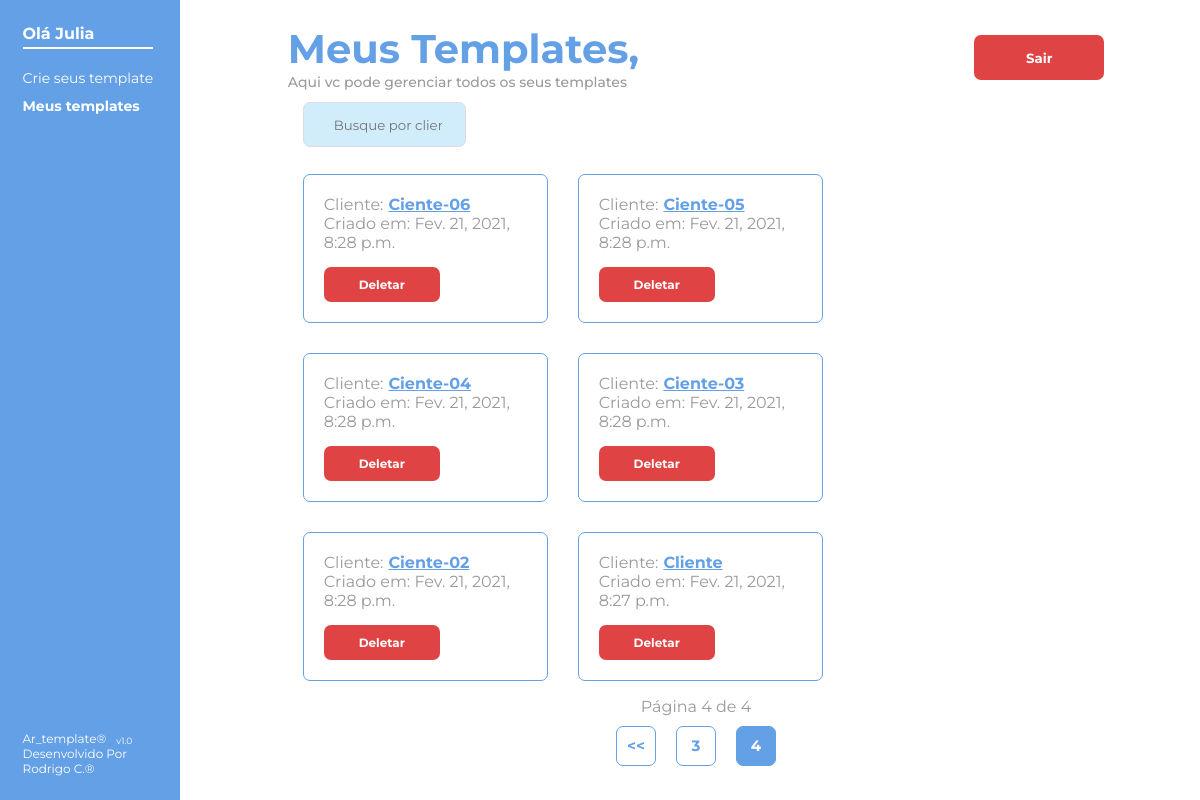
/meus_templates/?page=4 (signed in), run on the app's committed database.
### criador_de_template/models.py (models this page shows, shortened)
class Usuario(AbstractUser):
    UF_CHOICES = (
        ('AC', 'Acre'),
        ('AL', 'Alagoas'),
        ('AP', 'Amapá'),
        ('BA', 'Bahia'),
        ('CE', 'Ceará'),
        ('DF', 'Distrito Federal'),
        ('ES', 'Espírito Santo'),
        ('GO', 'Goiás'),
        ('MA', 'Maranão'),
        ('MG', 'Minas Gerais'),
        ('MS', 'Mato Grosso do Sul'),
        ('MT', 'Mato Grosso'),
        ('PA', 'Pará'),
        ('PB', 'Paraíba'),
        ('PE', 'Pernanbuco'),
        ('PI', 'Piauí'),
        ('PR', 'Paraná'),
        ('RJ', 'Rio de Janeiro'),
        ('RN', 'Rio Grande do Norte'),
        ('RO', 'Rondônia'),
        ('RR', 'Roraima'),
        ('RS', 'Rio Grande do Sul'),
        ('SC', 'Santa Catarina'),
        ('SE', 'Sergipe'),
        ('SP', 'São Paulo'),
        ('TO', 'Tocantins')
    )
    celular = models.CharField(max_length=11)
    estado = models.CharField(max_length=20, choices=UF_CHOICES)

class Cliente(models.Model):
    usuario = models.ForeignKey(AUTH_USER_MODEL, on_delete=models.CASCADE)
    cliente = models.CharField(max_length=50, null=False, primary_key=True, blank=False)
    criacao = models.DateTimeField(auto_now=True)

### administracao_clientes/views.py (the view)
@login_required
def meus_templates(request):
    termo_buscado = request.GET.get('pesquisa', None)
    if termo_buscado:
        usuario = Usuario.objects.get(username=request.user)
        lista_de_clientes = usuario.cliente_set.filter(cliente__icontains=termo_buscado).order_by('-criacao')
        paginador = Paginator(lista_de_clientes, 6)
        pagina = request.GET.get('page')
        clientes = paginador.get_page(pagina)
    else:
        usuario = Usuario.objects.get(username=request.user)
        lista_de_clientes = usuario.cliente_set.all().order_by('-criacao')
        paginador = Paginator(lista_de_clientes, 6)
        pagina = request.GET.get('page')
        clientes = paginador.get_page(pagina)
    return render(request, 'meus_templates.html', {'clientes': clientes, 'pesquisa': termo_buscado})

### administracao_clientes/templates/meus_templates.html (shortened to what this page needs)
{% extends 'base.html' %}
{% load static %}
{% load icon %}
{% block content %} <link rel="stylesheet" href="{% static 'estilo/criar_template.css' %}"> {% endblock %}
{% block main %}
<main>
    <div class="container-esquerdo">
        <div class="container-menor-esquerdo">
            <div>
                <h3>Olá {{ user.username.capitalize }}</h3>
                <nav>
                    <ul>
                        <li>
                            <a href="{% url 'cria-template' %}">Crie seus template</a>
                        </li>
                        <li id="nesta-pagina">
                            Meus templates
                        </li>
                    </ul>
                </nav>
            </div>
            <div class="desenvolvido">
                <span>Ar_template® <p> v1.0</p></span>
                <span>Desenvolvido Por Rodrigo C.®</span>
            </div>
        </div>
    </div>
    <div class="container-direito">
        <div class="container-menor-direito">
            <div class="login-cadastro-nome">
                <h2>
                    Meus Templates,
                    <p>Aqui vc pode gerenciar todos os seus templates</p>
                </h2>
                <form  method="post" action="{% url 'sair' %}">
                    <button type="submit" class="btn-red">
                        Sair
                    </button>
                </form>
            </div>
            <form method="GET" class="pesquisa">
                <input id="campodepesquisa" type="search" name="pesquisa" placeholder="Busque por clientes" {% if pesquisa %} value=" {{ pesquisa }} "{% endif %}>
            </form>
            <div class="clientes">
                {% for cliente in clientes %}
                <div class="clientes-itens">
                    <p>Cliente: <b><a href="{% url 'meucliente' cliente.cliente %}"> {{ cliente.cliente }} </a></b> </p>
                    <p>Criado em: {{ cliente.criacao }}</p>
                    <div class="delete">
                        <a href="{% url 'deletar' cliente.cliente %}" class="btn-red"> Deletar</a>
                    </div>
                </div>
                {% endfor %}
            </div>
            <div class="paginador">
                <div>
                    Página {{ clientes.number }} de {{ clientes.paginator.num_pages }}
                </div>
                <div>
                    {% if clientes.has_previous  %}
                    <span>
                        <a href="?page=1"> <<</a>
                    </span>
                    <span>
                        <a href="?page={{ clientes.previous_page_number }}" >{{ clientes.previous_page_number }}</a>
                    </span>
                    {% endif %}
                    <span class="nesta-pagina">
                        {{ clientes.number }}
                    </span>
                </div>
            </div>
        </div>
    </div>
</main>
{% endblock %}

### static/estilo/style_base.css (style rules this page uses)
* { font-family: 'Montserrat' ,'Roboto', sans-serif; color: #9A9A9A; margin: 0px; padding: 0px; box-sizing: border-box; }
body { background-color: #F4F4F4; width: 100%; height: 100vh; display: flex; justify-content: center; align-items: center; }
main { width: 100%; max-width: 100vw; height: 100vh; display: flex; justify-content: space-between; box-shadow: 5px 7px 12px 1px rgba(0, 0, 0, 0.25); background-color: white; align-self: center; flex-wrap: wrap; }
.container-menor-esquerdo, .container-menor-direito { height: 94vh; width: 75%; display: flex; flex-direction: column; justify-content: space-between; align-items: flex-start; }
span { width: 100%; display: flex; align-items: flex-end; justify-content: flex-start; font-size: 18px; }
span p { font-size: 14px; margin-left: 10px; }

### static/estilo/criar_template.css (style rules this page uses)
.container-esquerdo { width: 50%; display: flex; flex-direction: column; align-items: center; justify-content: center; }
.container-esquerdo { background-color: #64A0E6; width: 15vw; }
h3 { font-size: 100%; color: white; border-bottom: 2px solid white; padding-bottom: 4px; margin-bottom: 20px; }
.container-menor-esquerdo { width: 75%; display: flex; flex-direction: column; justify-content: space-between; align-items: flex-start; transition: 2s ease-in-out; }
span { font-size: 12px; color: white; }
span p { font-size: 9px; margin-left: 10px; color: white; }
nav { font-size: 14px; color: white; }
#nesta-pagina { font-size: 14px; color: white; font-weight: 700; }
nav ul { list-style: none; }
nav ul li { display: flex; align-items: center; margin-bottom: 10px; }
ul a { text-decoration: none; color: white; }
.container-direito { width: 84%; display: flex; flex-direction: column; align-items: center; justify-content: center; }
.container-menor-direito { display: flex; width: 81%; flex-direction: column; justify-content: space-between; align-items: center; }
.login-cadastro-nome { width: 100%; display: flex; justify-content: space-between; align-items: center; }
h2 { font-size: 40px; color: #64A0E6; }
h2 p { font-size: 14px; font-weight: 500; }
.btn-red { height: 45px; width: 130px; display: flex; justify-content: center; align-items: center; text-decoration: none; background-color: #DF4343; font-weight: 700; border-radius: 7px; color: white; border: none; }
input { width: 100%; height: 45px; background-color: #d1ecfa; border: 1px solid #dcdce6; border-radius: 7px; padding-left: 3vw; transition: 1s ease-in-out; transition: border , 0.4s; }
.clientes { display: flex; width: 100%; flex-wrap: wrap; min-height: 350px; }
.clientes-itens { width: 30%; margin: 15px; display: flex; flex-direction: column; border: 1px solid #64A0E6; border-radius: 7px; padding: 20px 20px; max-height: 155px; }
.clientes-itens p { display: flex; align-items: center; }
.clientes-itens p b { margin-left: 5px; }
.clientes-itens p b a { color: #64A0E6; }
.clientes-itens .btn-red { width: 116px; height: 35px; margin-top: 15px; font-size: 12px; }
.pesquisa { display: flex; align-self: flex-start; position: relative; align-items: center; width: 40%; margin: 10px 0px 10px 15px; }
input#campodepesquisa { padding-left: 2.5vw; width: 50%; padding-right: 10px; }
.paginador { display: flex; flex-direction: column; }
.paginador div { display: flex; justify-content: space-around; }
.paginador div span { height: 40px; width: 40px; border:1px solid #64A0E6; border-radius: 7px; font-size: 15px; display: flex; align-items: center; justify-content: center; margin: 10px; font-weight: 700; }
span a { text-decoration: none; color: #64A0E6; }
.nesta-pagina { font-weight: 700; color: white; background-color: #64A0E6; }

### data on the page
Usuario: username "Julia"
Cliente: cliente "Ciente-06", criacao "Fev. 21, 2021, 8:28 p.m."
Cliente: cliente "Ciente-05", criacao "Fev. 21, 2021, 8:28 p.m."
Cliente: cliente "Ciente-04", criacao "Fev. 21, 2021, 8:28 p.m."
Cliente: cliente "Ciente-03", criacao "Fev. 21, 2021, 8:28 p.m."
Cliente: cliente "Ciente-02", criacao "Fev. 21, 2021, 8:28 p.m."
Cliente: cliente "Cliente", criacao "Fev. 21, 2021, 8:27 p.m."

### other printed values
{{ clientes.number }} "4"
{{ clientes.paginator.num_pages }} "4"
{{ clientes.previous_page_number }} "3"
